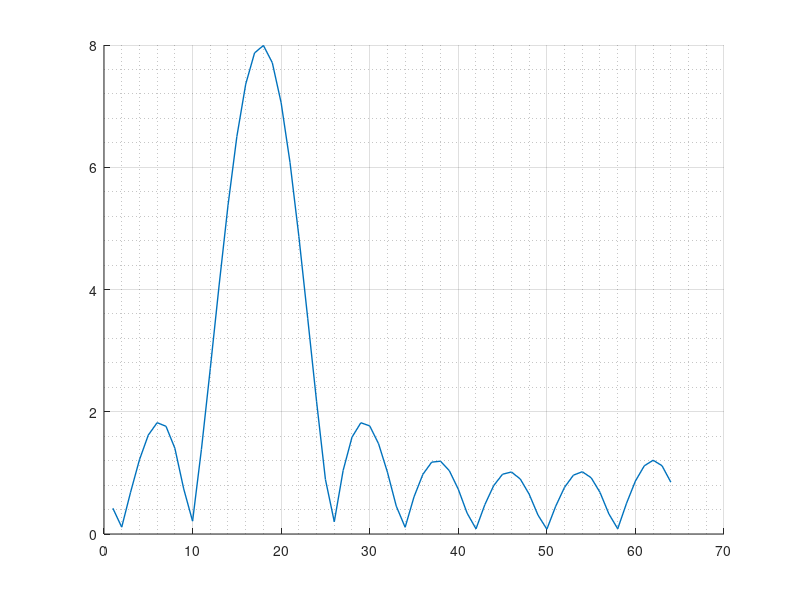

Source code (MATLAB): (Note: this script raises an error after producing the figure.)
% Create a plot showcasing the effect the r-factor in the rSDFT has on the
% spectra

N = 8;
I = 8;

fc = 400;
dt = 1 / fc;
stopTime = 0.02;
t = 0:dt:stopTime-dt;

f = 105;
signal = cos(2 * pi * f * t) + 1j * sin(2 * pi * f * t);

figure;
hold on;
grid on;
grid minor;

plot(1:N*I, abs(fft(signal, N*I)), 'LineWidth', 1, 'MarkerFaceColor', 'red', 'DisplayName', '64-point FFT');
for r = [1, 0.9, 0.8, 0.7]
  res = rsdft(signal, N, N*I, r, 0:N*I-1);
  plot(1:N*I, abs(res), 'LineWidth', 1, 'DisplayName', sprintf('64-point rSDFT r = %0.2f', r));
end

xlabel('f [Hz]')
ylabel('S(f)')
xlim([1, N*I])
xticks(1:(N-1):N*I)
labels_as_num = num2cell(round(linspace(0, fc, 10)));
xticklabels(labels_as_num)
legend();
